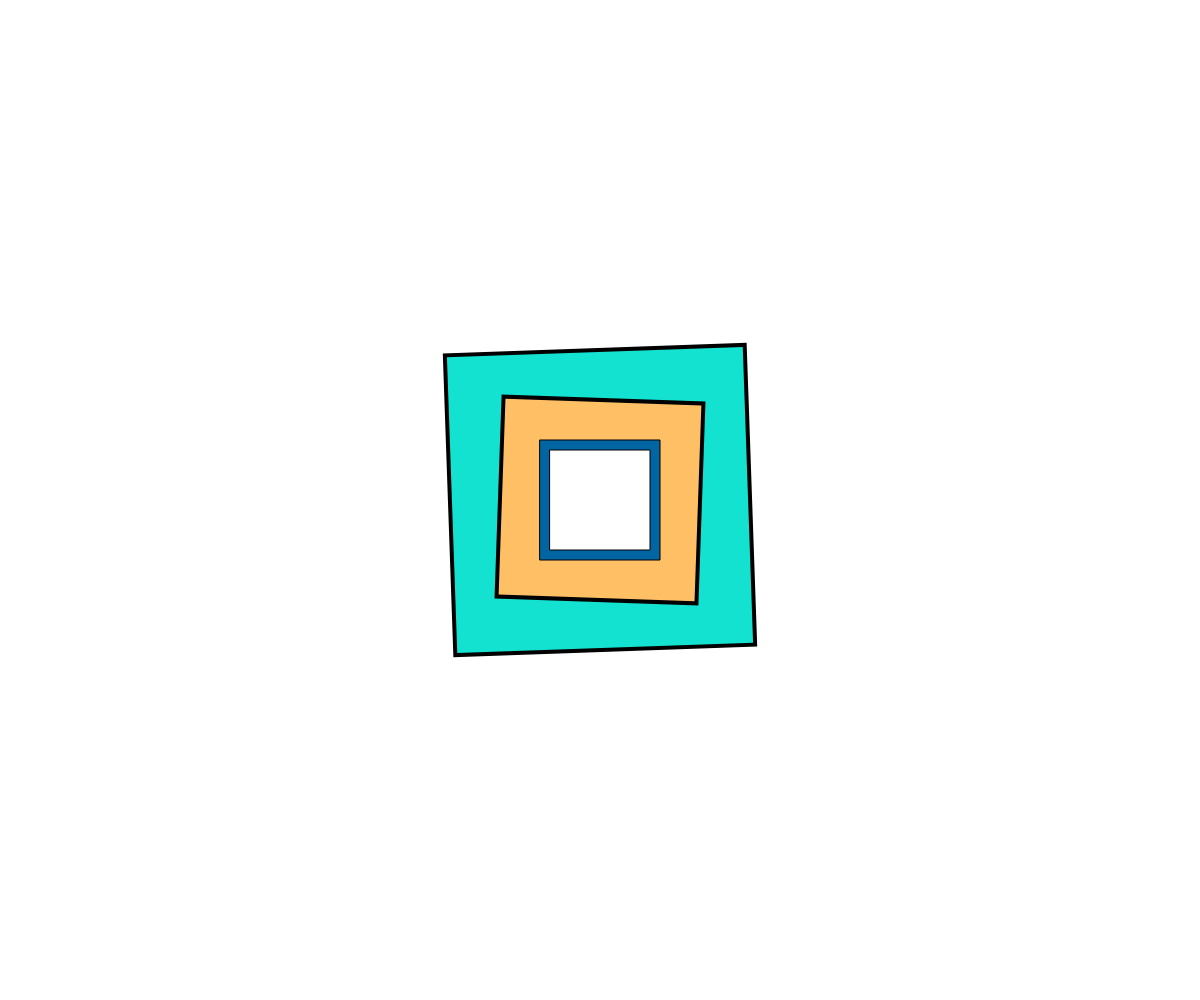
Frame 1 (no input)
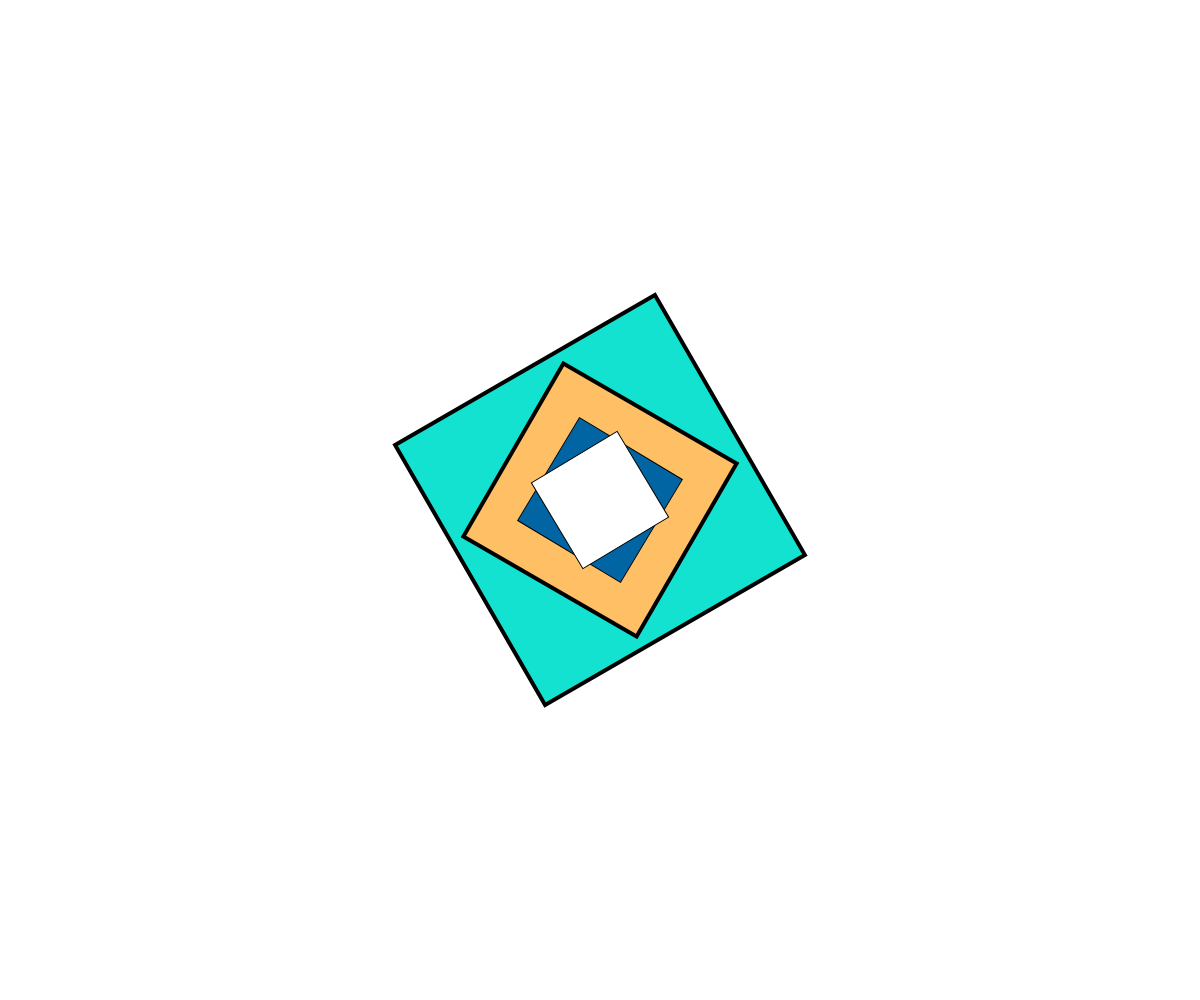
Frame 60 (no input)
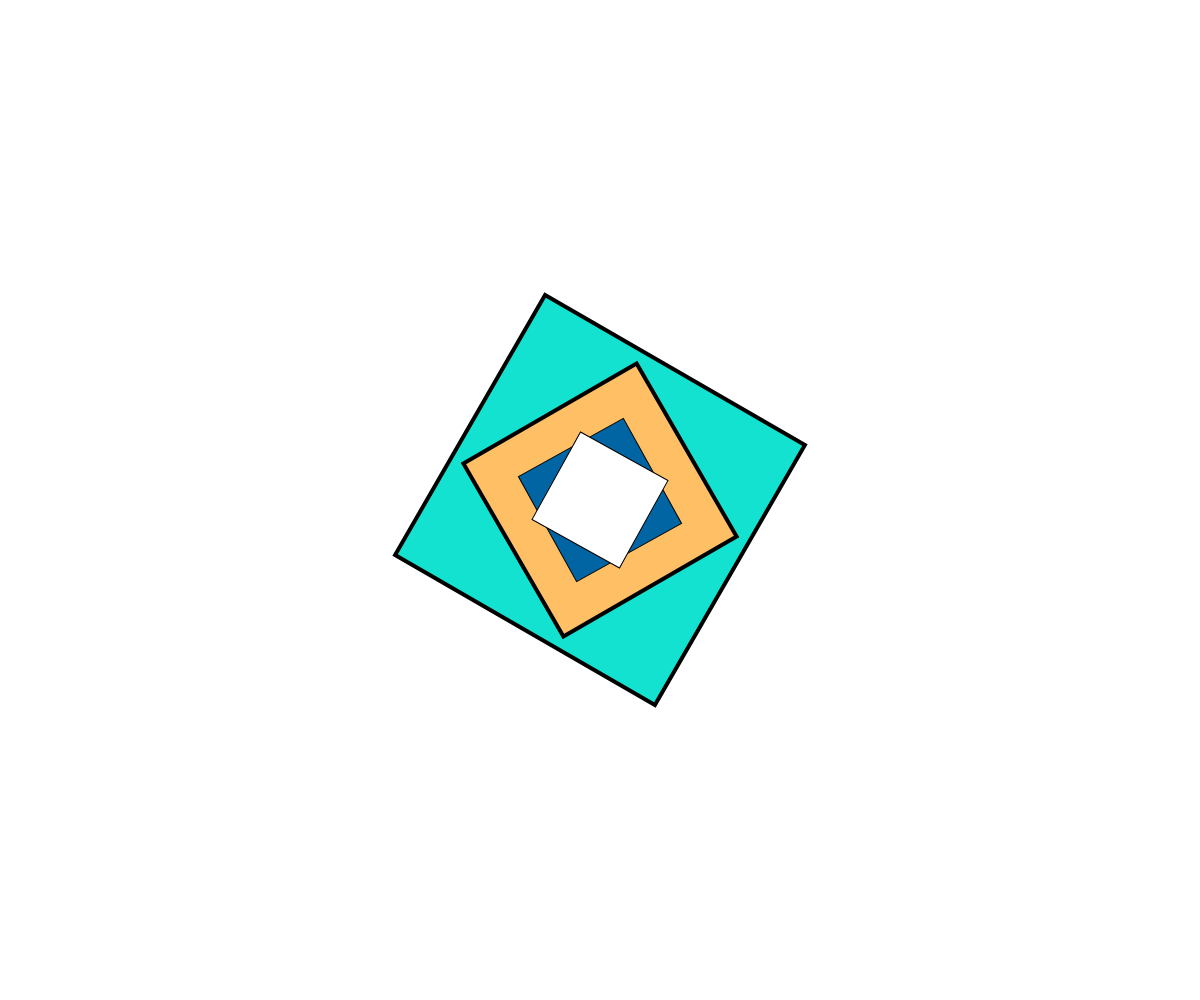
Frame 120 (the mouse pressed at the canvas centre since frame 60)

The p5.js sketch that drew these frames (run headless with seeded random() and noise() and a simulated clock; from frame 60 on, the mouse is pressed at the canvas centre):

// p5.js sketch
// ── sketch.js
let angle1;
let angle2;
function setup() {
createCanvas(windowWidth, windowHeight);
angleMode(DEGREES); //0 to 360 degrees
rectMode(CENTER);

angle1 = 0; 
angle2 = 2; 
}

function draw() {
// from here until * point of origin is center of canvas
background(255);

push();
translate(width/2, height/2);
rectMode(CENTER);
fill('#14e2d1');
stroke(0);
strokeWeight(4);
rotate(-angle2);
rect(0, 0, 300, 300);
pop();



push();
translate(width/2, height/2);
rectMode(CENTER);
fill('#FFBF65');
stroke(0);
strokeWeight(4);
rotate(angle2);
rect(0, 0, 200, 200);
pop();

push();
translate(width/2, height/2);
rectMode(CENTER);
rotate(-angle1);
fill('#0065A2'); 
rect(0, 0, 120, 120);
pop();




push();
translate(width/2, height/2);
rotate(angle1);
rect(0, 0, 100, 100);
pop();




angle1 += 1;
angle2 += 2;
}
